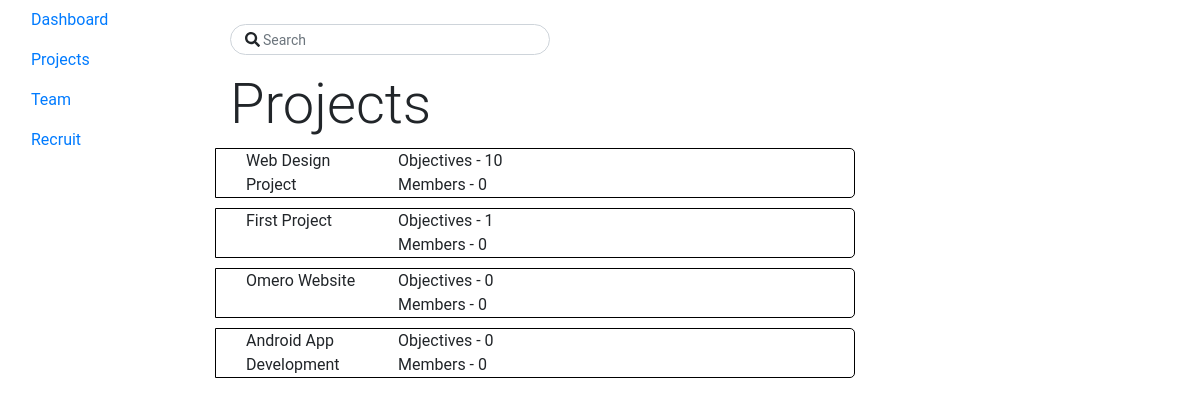
/projects/, run on the app's committed database.
### collab/models.py (models this page shows, shortened)
class Project(models.Model):
    boss = models.ForeignKey(settings.AUTH_USER_MODEL,on_delete=models.CASCADE,null=True,blank=True)
    name = models.CharField(max_length=100)
    description = models.TextField()
    private = models.BooleanField(default=False)
    created_on = models.DateTimeField(auto_now_add=True,null=True,blank=True)

class Objective(models.Model):
    name = models.CharField(max_length=100)
    description = models.TextField()
    project = models.ForeignKey(Project,on_delete=models.CASCADE)
    members = models.ManyToManyField(settings.AUTH_USER_MODEL, through='Member',blank=True)
    completed = models.BooleanField(default=False)
    created_on = models.DateTimeField(auto_now=True)

### collab/views.py (the view)
# urls.py: path('projects/',views.ProjectListView.as_view(),name='projects'),
class ProjectListView(ListView):
    model = Project

### collab/templates/collab/project_list.html (shortened to what this page needs)
{% extends 'collab/default.html'%}{% load static %}
{% block scripts %}
<link rel="stylesheet" href="{% static 'collab/style.css'%}">
{% endblock scripts%}
{% block content %}
<div class="container-fluid">
  <div class="row">
  <div class="col-xl-2">
    <div class="nav flex-column">
      <li class="nav-item">
        <a href="#" class="nav-link active">Dashboard</a>
      </li>
      <li class="nav-item">
        <a href="#" class="nav-link">Projects</a>
      </li>
      <li class="nav-item">
        <a href="#" class="nav-link">Team</a>
      </li>
      <li class="nav-item">
        <a href="#" class="nav-link">Recruit</a>
      </li>
    </div>
  </div>
  <div class="col-xl-7 mt-4">
    <div class="container-fluid search">
      <form class="form-inline">
        <i class="fas fa-search" aria-hidden="true"></i>
        <input class="form-control form-control-sm w-50 rounded-pill " type="text" placeholder="Search"
          aria-label="Search">
      </form>
  </div>
    <div class="container-fluid project mt-3">
      <h1 class="display-4">Projects</h1>
        {% for project in object_list  %}
        <div class="container-fluid row project-tb clickable-row" data-href="{% url 'project-detail' project.id %}">
        <div class="col-3">
          {{project.name|title}}
        </div>
        <div class="col-3">
          Objectives - {{project.objective_set.all|length}}
          <br>
          Members - {{project.objective_set.members|length}}
        </div>
      </div>
      {% endfor %}
    </div>
  </div>
</div>
</div>
{% endblock content %}

### collab/templates/collab/default.html (shortened to what this page needs)
<!DOCTYPE html>
<html lang="en">
<head>
    <link rel="stylesheet" href="https://stackpath.bootstrapcdn.com/bootstrap/4.4.1/css/bootstrap.min.css">
    {% block scripts %}{% endblock scripts %}
</head>
<body>
    {% block content %}{% endblock content%}
</body>
</html>

### collab/static/collab/style.css (style rules this page uses)
* { box-sizing: border-box; }
body { font-family: "Roboto", sans-serif; }
.svg-inline--fa { position: absolute; font-size: 15px; margin-left: 15px; }
.search input { padding-left: 2rem; }
.project-tb { border: 1px solid black; border-radius: 0px 5px 5px 0px; margin-top: 10px; }

### data on the page
Project: name "Web Design Project", objective_set.all|length "10", objective_set.members|length "0"
Project: name "First Project", objective_set.all|length "1", objective_set.members|length "0"
Project: name "Omero Website", objective_set.all|length "0", objective_set.members|length "0"
Project: name "Android App Development", objective_set.all|length "0", objective_set.members|length "0"
